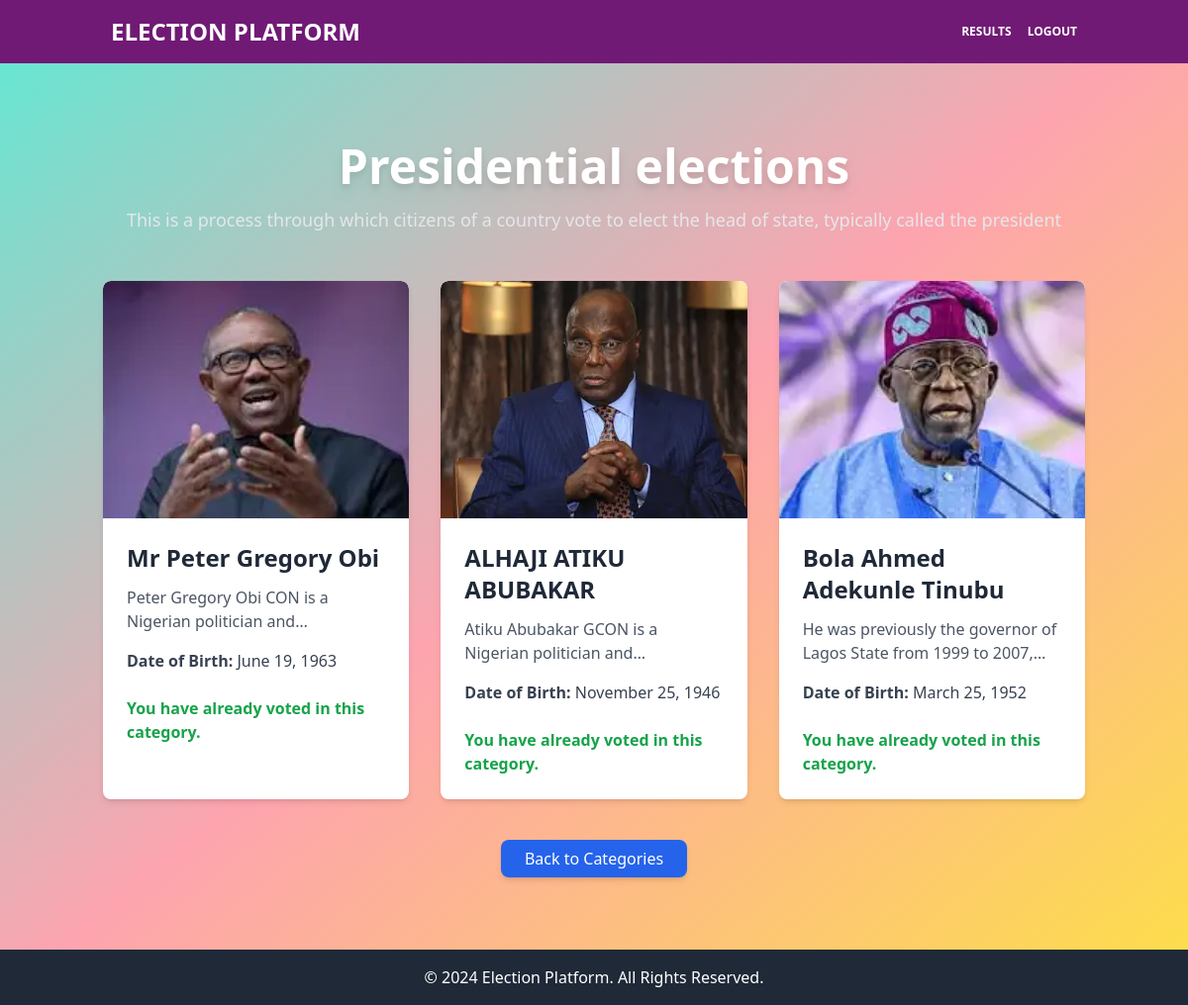
The app's page /candidates/1 (signed in) with its own data.
### online/models.py (models this page shows, shortened)
class Category(db.Model):
    id = db.Column(db.Integer, primary_key=True)
    name = db.Column(db.String(100), unique=True, nullable=False)
    description = db.Column(db.Text, nullable=True)
    created_at = db.Column(db.DateTime, default=datetime.utcnow)

class Candidate(db.Model):
    id = db.Column(db.Integer, primary_key=True)
    name = db.Column(db.String(100), nullable=False)
    biography = db.Column(db.Text, nullable=False)
    election_id = db.Column(db.Integer, db.ForeignKey(
        'election.id'), nullable=False)
    categories = db.relationship(
        'Category', secondary=candidate_categories, backref=db.backref('associated_candidates', lazy='dynamic')
    )
    category_id = db.Column(db.Integer, db.ForeignKey('category.id'), nullable=False)
    election = db.relationship(
        'Election', backref=db.backref('candidates', lazy=True))
    profile_pic = db.Column(db.String(200), nullable=True)
    created_at = db.Column(db.DateTime, nullable=False,
                           default=datetime.utcnow)
    date_of_birth = db.Column(db.Date(), nullable=False)
    vote_count = db.Column(db.Integer, default=0)

### online/vote/routes.py (the view)
@online_voting.route('/candidates/<int:category_id>')
@login_required
def candidates_by_category(category_id):
    if current_user.role != 'voter':
        flash('Access Denied: Only voters can view.', 'danger')
        return redirect(url_for('auth.index'))
    category = Category.query.get_or_404(category_id)
    candidates = Candidate.query.filter(
        Candidate.categories.contains(category)).all()
    return render_template('candidates_by_category.html', category=category, candidates=candidates)

### online/models.py (called while the page is built)
@login_manager.user_loader
def load_user(user_id):
    return User.query.get(int(user_id))

### run.py (called while the page is built)
@app.context_processor
def inject_categories():
    categories = Category.query.all()
    return {'categories': categories}

### online/templates/candidates_by_category.html (shortened to what this page needs)
{% extends "base.html" %}
{% block content %}
<div class="relative">
    <div class="absolute inset-0 z-0  animate-gradient-x opacity-75"></div>
    <div class="relative z-10 container mx-auto py-12">
        <div class="text-center mb-12">
            <h1 class="text-5xl font-extrabold text-white drop-shadow-lg">{{ category.name }}</h1>
            <p class="text-lg text-gray-200 mt-4">{{ category.description }}</p>
        </div>
        <div class="grid grid-cols-1 sm:grid-cols-2 lg:grid-cols-3 gap-8">
            {% for candidate in candidates %}
            <div
                class="relative bg-white rounded-lg shadow-md hover:shadow-xl transition-shadow duration-300 overflow-hidden transform hover:scale-105"
                data-aos="fade-up"
                data-aos-duration="1000"
            >
                <div class="h-60 overflow-hidden">
                    <img src="{{ url_for('static', filename='profile_pics/' + candidate.profile_pic) }}"
                         alt="{{ candidate.name }}"
                         class="h-full w-full object-cover rounded-t-lg transition-transform duration-500 hover:scale-110">
                </div>
                <div class="p-6">
                    <h2 class="text-2xl font-semibold text-gray-800">{{ candidate.name }}</h2>
                    <p class="text-gray-600 mt-3 line-clamp-2">{{ candidate.biography }}</p>
                    <ul class="mt-4 text-gray-700 space-y-2">
                        <li><strong>Date of Birth:</strong> {{ candidate.date_of_birth.strftime('%B %d, %Y') }}</li>
                    </ul>
                    {% if not current_user.votes | selectattr("category_id", "equalto", candidate.category_id) | list %}
                    <form action="{{ url_for('online_voting.cast_vote', candidate_id=candidate.id, category_id=candidate.category_id) }}"
                          method="POST" class="mt-6">
                          {{ csrf_token() }}
                        <button type="submit"
                                class="w-full bg-gradient-to-r from-green-400 to-green-600 text-white font-bold py-3 px-4 rounded-lg shadow hover:from-green-500 hover:to-green-700 transition-all duration-300">
                            Vote
                        </button>
                    </form>
                    {% else %}
                    <p class="text-green-600 font-semibold mt-6">You have already voted in this category.</p>
                    {% endif %}
                </div>
            </div>
            {% endfor %}
        </div>
        <div class="mt-12 text-center">
            <a href="{{ url_for('auth.index') }}"
               class="text-white font-medium py-2 px-6 bg-blue-600 rounded-lg shadow-md hover:bg-blue-700 transition-all duration-300">
                Back to Categories
            </a>
        </div>
    </div>
</div>
<link href="https://cdnjs.cloudflare.com/ajax/libs/aos/2.3.4/aos.css" rel="stylesheet">
{% endblock %}

### online/templates/candidates_by_category.html (style rules this page uses)
.animate-gradient-x { background-size: 200% 200%; animation: gradient-x 6s ease infinite; }

### records on screen
Category: name "Presidential elections", description "This is a process through which citizens of a country vote to elect the head of state, typically called the president"
Candidate: profile_pic (picture), name "Mr Peter Gregory Obi", biography "Peter Gregory Obi CON is a Nigerian politician…", date_of_birth "June 19, 1963", shows "You have already voted in this category."
Candidate: profile_pic (picture), name "ALHAJI ATIKU ABUBAKAR", biography "Atiku Abubakar GCON is a Nigerian politician…", date_of_birth "November 25, 1946", shows "You have already voted in this category."
Candidate: profile_pic (picture), name "Bola Ahmed Adekunle Tinubu", biography "He was previously the governor of Lagos State from 1999 to…", date_of_birth "March 25, 1952", shows "You have already voted in this category."
